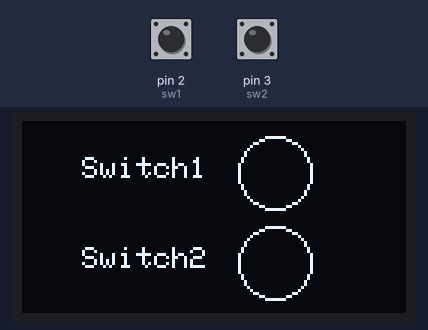
Simulated run of this program. Board: Arduino Uno, built with avr-gcc and run on an emulated ATmega328P. On the bench: 128×64 one-colour display. The test bench sets the inputs (shaded band); at power-on: pin 2 (sw1) HIGH, pin 3 (sw2) HIGH.

Above: at 1.2 s.
1.3 s: pin 2 (sw1) pulled LOW for 0.15 s
At 1.41 s:
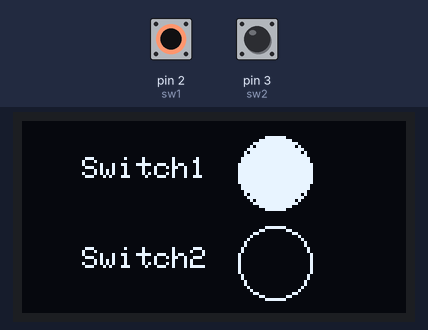
2.9 s: pin 3 (sw2) pulled LOW for 0.15 s
At 3.02 s:
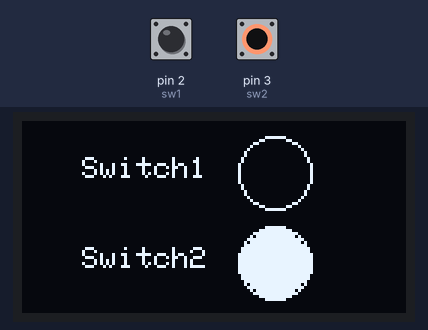
Timing chart, 0 to 5.9 s (numbered marks = the images above; inputs shaded):
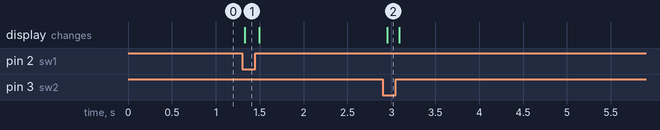

Measured:
- after the input at 1.3 s, the display: changes at once (image 1)
- after the input at 2.9 s, the display: changes after 0.05 s (image 2)

The program:

main.cpp
```cpp
#include <SPI.h>
#include <Wire.h>
#include <Adafruit_GFX.h>
#include <Adafruit_SSD1306.h>

#define SCREEN_WIDTH 128 // OLED display width, in pixels
#define SCREEN_HEIGHT 64 // OLED display height, in pixels
#define OLED_RESET -1 // Reset pin # (or -1 if sharing Arduino reset pin)
#define adjustHeight 15
#define adjustWidth 20
#define cursor 20

#define display_sw_off_1 display.fillCircle((SCREEN_WIDTH/2) + adjustWidth, (SCREEN_HEIGHT/2) - adjustHeight, 11, BLACK)
#define display_sw_on_1 display.fillCircle((SCREEN_WIDTH/2) + adjustWidth, (SCREEN_HEIGHT/2) - adjustHeight, 11, WHITE)
#define display_sw_off_2 display.fillCircle((SCREEN_WIDTH/2) + adjustWidth, (SCREEN_HEIGHT/2) + adjustHeight, 11, BLACK)
#define display_sw_on_2 display.fillCircle((SCREEN_WIDTH/2) + adjustWidth, (SCREEN_HEIGHT/2) + adjustHeight, 11, WHITE)

#define sw1 2
#define sw2 3

Adafruit_SSD1306 display(SCREEN_WIDTH, SCREEN_HEIGHT, &Wire, OLED_RESET);

void setup(){

  display.begin(SSD1306_SWITCHCAPVCC, 0x3c); //initialize I2C addr 0x3c

  display.clearDisplay(); // clears the screen and buffer
  display.setTextSize(1);display.setTextColor(WHITE);

  display.setCursor(cursor, (SCREEN_HEIGHT/2) - adjustHeight - 5);display.println("Switch1");
  display.drawCircle((SCREEN_WIDTH/2) + adjustWidth, (SCREEN_HEIGHT/2) - adjustHeight, 12, WHITE);

  display.setCursor(cursor, (SCREEN_HEIGHT/2) + adjustHeight - 5);display.println("Switch2");
  display.drawCircle((SCREEN_WIDTH/2) + adjustWidth, (SCREEN_HEIGHT/2) + adjustHeight, 12, WHITE);

  display.display();

  pinMode(sw1, INPUT);
  pinMode(sw2, INPUT);
}
void loop(){
  !digitalRead(sw1) ? display_sw_on_1 : display_sw_off_1;
  !digitalRead(sw2) ? display_sw_on_2 : display_sw_off_2;
  display.display();
}
```
